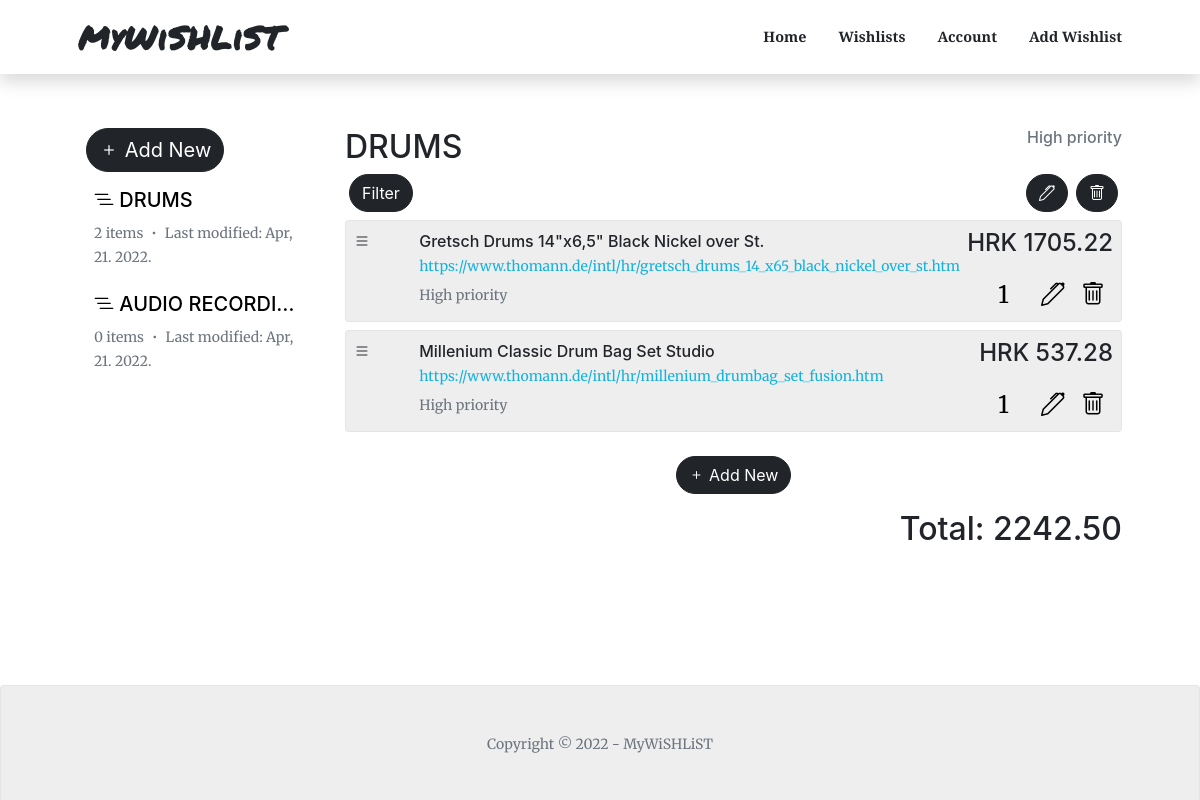
/wishlist/fb5b1b65f4dc45948c7bd593f08e25f8/, run on the app's committed database.
### wishlists/models.py (models this page shows, shortened)
class Wishlist(models.Model):
    class PriorityChoices(models.IntegerChoices):
        low = 1, _('Low')
        medium = 3, _('Medium')
        high = 5, _('High')
    id = models.UUIDField(default=uuid.uuid4, unique=True, primary_key=True, editable=False)
    title = models.CharField(max_length=200)
    priority = models.IntegerField(choices=PriorityChoices.choices, default=PriorityChoices.low)
    created = models.DateTimeField(auto_now_add=True)
    modified = models.DateTimeField(auto_now=True)
    @property
    def total_products(self):
        try:
            products = self.product_set.all()
            return products.count()
        except AttributeError:
            return 0
    @property
    def grand_total_price(self):
        try:
            products = self.product_set.all()
            total = 0
            for product in products:
                total += product.total_price
            return total
        except AttributeError:
            return 0

class Product(models.Model):
    class PriorityChoices(models.IntegerChoices):
        low = 1, _('Low')
        medium = 3, _('Medium')
        high = 5, _('High')
    id = models.UUIDField(default=uuid.uuid4, unique=True, primary_key=True, editable=False)
    name = models.CharField(max_length=2000)
    quantity = models.IntegerField(default=1)
    price = models.DecimalField(max_digits=9, decimal_places=2, default=0.00)
    currency = models.ForeignKey('Currency', on_delete=models.CASCADE)
    url = models.CharField(max_length=2000, blank=True, null=True)
    priority = models.IntegerField(choices=PriorityChoices.choices, default=PriorityChoices.low)
    wishlist = models.ForeignKey('Wishlist', null=True, blank=True, on_delete=models.CASCADE)
    @property
    def total_price(self):
        return self.price * self.quantity

class Currency(models.Model):
    id = models.UUIDField(default=uuid.uuid4, unique=True, primary_key=True, editable=False)
    tag = models.CharField(max_length=3)
    name = models.CharField(max_length=200)

### wishlists/views.py (the view)
# urls.py: path('wishlist/<str:pk>/', views.get_wishlist_details, name="wishlist"),
def get_wishlist_details(request, pk):
    wishlists = Wishlist.objects.all()
    wishlist = Wishlist.objects.get(id=pk)
    context = {
        'wishlist': wishlist,
        'wishlists': wishlists,
        }
    return render (request, 'wishlists/wishlist.html', context)

### wishlists/templates/wishlists/wishlist.html
{% extends 'main.html' %}
{% block content %}
<section class="page-section" id="single-wishlist">
    <div class="container-custom px-4 px-lg-5">
        <div class="row">
            <div class="col-lg-3">
                <div class="px-2 mb-2">
                    <a href="{% url 'create-wishlist' %}"><button class="btn btn-dark fs-5"><i class="bi bi-plus"></i> Add New</button></a>
                </div>
                <div class="px-2">
                    {% for wishlist in wishlists %}
                    <a href="{% url 'wishlist' wishlist.id %}">
                        <div class="p-2 mb-2 card-custom">
                            <h5 class="text-truncate text-black"><i class="bi-list-nested"></i> {{wishlist.title}}</h5>
                            <p class="text-muted mb-0 fs-7 d-inline">{{wishlist.total_products}} items</p>
                            <p class="text-muted mb-0 fs-7 d-inline"><i class="bi bi-dot"></i></p>
                            <p class="text-muted mb-0 fs-7 d-inline">Last modified: {{wishlist.modified|date:"M, d. Y." }}</p>
                        </div>
                    </a>
                    {% endfor %}
                </div>
            </div>
            <div class="col-lg-9">
                <div class="row">
                    <div class="col-9">
                        <h2>{{wishlist.title}}</h2>
                    </div>
                    <div class="col-3">
                        <h6 class="text-end text-muted">{{wishlist.get_priority_display}} priority</h5>
                    </div>
                </div>
                <div class="pb-2">
                    <button class="btn btn-dark d-inline mx-1">Filter</button>
                    <a href="{% url 'delete-wishlist' wishlist.id %}" class="btn btn-dark d-inline float-end mx-1"><i class="bi bi-trash"></i></a>
                    <a href="{% url 'update-wishlist' wishlist.id %}" class="btn btn-dark d-inline float-end mx-1"><i class="bi bi-pen"></i></a>
                </div>
                {% if wishlist.product_set.all %}
                {% for product in wishlist.product_set.all %}
                <div class="bg-light p-2 mb-2">
                    <div class="row">
                        <div class="col-1">
                            <p><i class="bi bi-list"></i></p>
                        </div>
                        <div class="col-11">
                            <div>
                                <h6 class="d-inline">{{product.name}}</h6>
                                <h4 class="d-inline float-end">{{product.currency.tag}} {{product.total_price}}</h4>
                            </div>
                            <div class="">
                                <a href="{{product.url}}" target="_blank"  class="fs-7 overflow-hidden">{{product.url}}</a>
                            </div>
                            <div>
                                <p class="d-inline float-start mb-0 mt-2 text-muted fs-7">{{product.get_priority_display}} priority</p>
                                <a href="{% url 'delete-product' wishlist.id product.id %}" class="d-inline float-end mx-2" style="color: black; font-size: x-large;"><i class="bi bi-trash"></i></a>
                                <a href="{% url 'update-product' wishlist.id product.id %}" class="d-inline float-end mx-2" style="color: black; font-size: x-large;"><i class="bi bi-pen"></i></a>
                                <p class="d-inline float-end mb-0 me-4" style="color: black; font-size: x-large;">{{product.quantity}}</p>
                            </div>
                        </div>
                    </div>
                </div>
                {% endfor %}
                {% else %}
                <div class="p-2">
                    <h5>There are no items on this wishlist yet.</h5>
                </div>
                {% endif %}
                <div class="d-flex justify-content-center py-3">
                    <a href="{% url 'create-product' wishlist.id %}"><button class="btn btn-dark fs-6"><i class="bi bi-plus"></i> Add New</button></a>
                </div>
                <div class="d-flex justify-content-end">
                    <h2>Total: {{wishlist.grand_total_price}}</h2>
                </div>
            </div>
        </div>
    </div>
</section>
{% endblock %}

### data on the page
Wishlist: title "DRUMS", total_products "2", modified "Apr, 21. 2022.", priority "High", grand_total_price "2242.50"
Wishlist: title "AUDIO RECORDI…", total_products "0", modified "Apr, 21. 2022."
Product: name "Gretsch Drums 14\"x6,5\" Black Nickel over St.", currency.tag "HRK", total_price "1705.22", url "https://www.thomann.de/intl/hr/gretsch_drums_14_x65_black_nickel_over_st.htm", priority "High", quantity "1"
Product: name "Millenium Classic Drum Bag Set Studio", currency.tag "HRK", total_price "537.28", url "https://www.thomann.de/intl/hr/millenium_drumbag_set_fusion.htm", priority "High", quantity "1"
